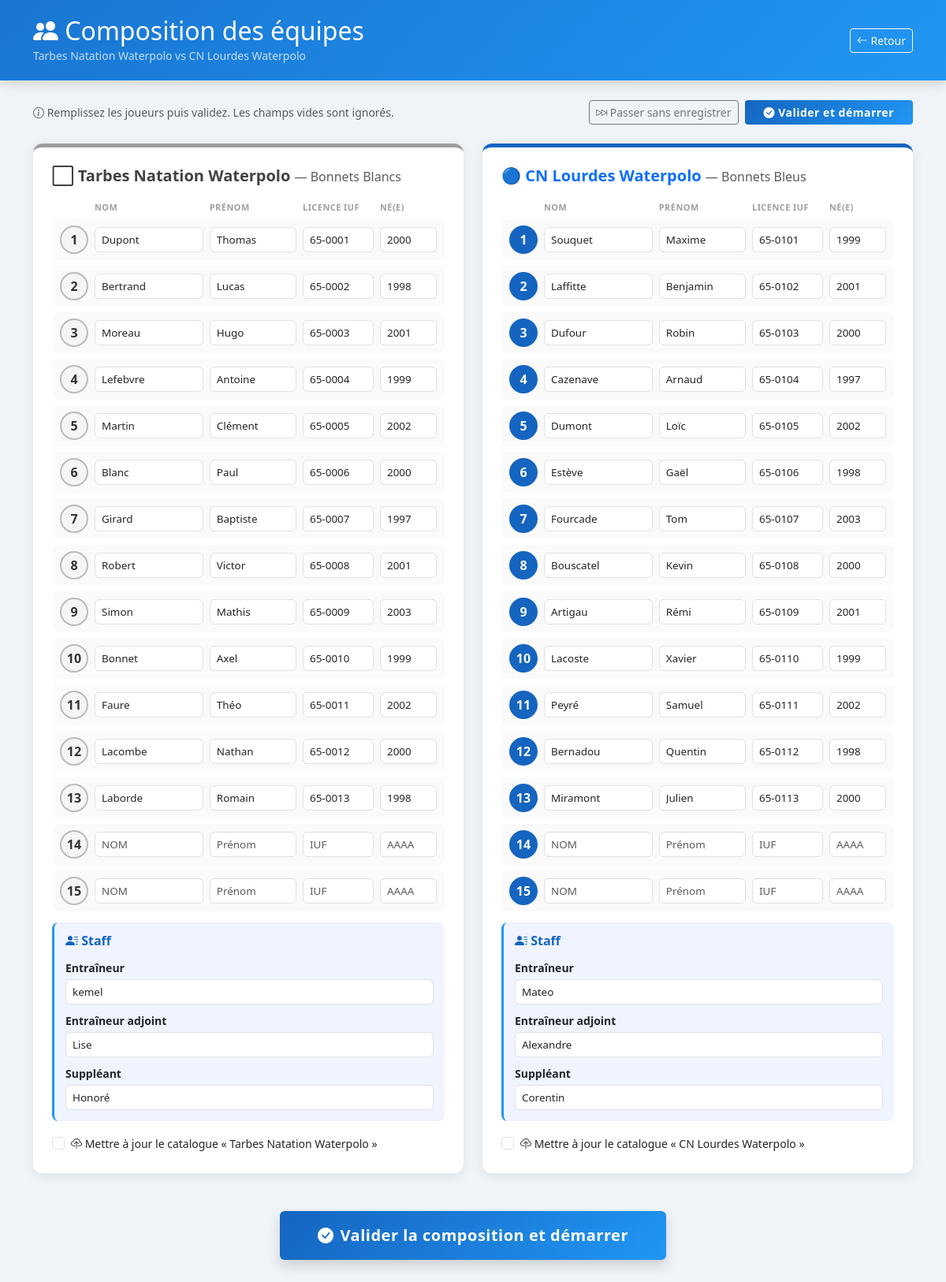
The app's page /match/37/compo/ with its own data.
### gestion/models.py (models this page shows, shortened)
class Match(models.Model):
    date_match = models.DateTimeField(auto_now_add=True)
    heure_debut = models.TimeField(null=True, blank=True,
                                   help_text="Heure de début du match (HH:MM)")
    lieu = models.CharField(max_length=100, default="Piscine")
    competition = models.CharField(max_length=200, blank=True,
                                   help_text="Intitulé de la compétition (ex: Championnat de France N3)")
    nom_equipe_domicile = models.CharField(max_length=100)
    equipe_domicile_origine = models.ForeignKey(
        Equipe, on_delete=models.SET_NULL, null=True, blank=True,
        related_name='matchs_dom')
    couleur_bonnet_dom = models.CharField(max_length=20, default='BLANC')
    nom_equipe_exterieur = models.CharField(max_length=100)
    equipe_exterieur_origine = models.ForeignKey(
        Equipe, on_delete=models.SET_NULL, null=True, blank=True,
        related_name='matchs_ext')
    couleur_bonnet_ext = models.CharField(max_length=20, default='BLEU')
    entraineur_dom = models.CharField(max_length=100, blank=True)
    entraineur_adj_dom = models.CharField(max_length=100, blank=True)
    suppleant_dom = models.CharField(max_length=100, blank=True)
    entraineur_ext = models.CharField(max_length=100, blank=True)
    entraineur_adj_ext = models.CharField(max_length=100, blank=True)
    suppleant_ext = models.CharField(max_length=100, blank=True)
    arbitre1_nom = models.CharField(max_length=100, blank=True)
    arbitre1_iuf = models.CharField(max_length=50, blank=True)
    arbitre2_nom = models.CharField(max_length=100, blank=True)
    arbitre2_iuf = models.CharField(max_length=50, blank=True)
    secretaire_nom = models.CharField(max_length=100, blank=True)
    secretaire_iuf = models.CharField(max_length=50, blank=True)
    chrono_nom = models.CharField(max_length=100, blank=True)
    chrono_iuf = models.CharField(max_length=50, blank=True)
    juge_but1_nom = models.CharField(max_length=100, blank=True)
    juge_but1_iuf = models.CharField(max_length=50, blank=True)
    juge_but2_nom = models.CharField(max_length=100, blank=True)
    juge_but2_iuf = models.CharField(max_length=50, blank=True)
    delegue_ffn_nom = models.CharField(max_length=100, blank=True)
    delegue_ffn_iuf = models.CharField(max_length=50, blank=True)
    delegue_dom_nom = models.CharField(max_length=100, blank=True)
    delegue_ext_nom = models.CharField(max_length=100, blank=True)
    duree_periode = models.IntegerField(default=8,
                                        help_text="Durée d'une période en minutes")
    nb_periodes = models.IntegerField(default=4,
                                      help_text="Nombre de périodes")
    temps_possession = models.IntegerField(default=30,
                                           help_text="Temps d'attaque en secondes")
    duree_exclusion = models.IntegerField(default=20,
                                          help_text="Durée d'exclusion temporaire en secondes")
    nb_temps_morts = models.IntegerField(default=2,
                                         help_text="Nombre de temps morts par équipe")
    max_fautes_perso = models.IntegerField(default=3,
                                           help_text="Nombre de fautes avant exclusion définitive")
    nb_remplacants = models.IntegerField(default=6,
                                         help_text="Nombre de remplaçants max")
    score_domicile = models.IntegerField(default=0)
    score_exterieur = models.IntegerField(default=0)
    periode_actuelle = models.IntegerField(default=1)
    compo_validee = models.BooleanField(default=False)
    chrono_en_cours = models.BooleanField(default=False)
    temps_restant = models.IntegerField(default=480)  # secondes
    dernier_top_chrono = models.DateTimeField(null=True, blank=True)

class Joueur(models.Model):
    equipe = models.ForeignKey(Equipe, on_delete=models.CASCADE, related_name='effectif')
    nom = models.CharField(max_length=50)
    prenom = models.CharField(max_length=50)
    numero_habituel = models.IntegerField(default=0)
    numero_licence = models.CharField(max_length=50, blank=True)
    annee_naissance = models.IntegerField(null=True, blank=True)

class Equipe(models.Model):
    nom = models.CharField(max_length=100)
    entraineur = models.CharField(max_length=100, blank=True)

### gestion/views.py (the view, shortened to what this page needs)
# urls.py: path('match/<int:match_id>/compo/',      views.compo_equipe,      name='compo_equipe'),
def compo_equipe(request, match_id):
    match = get_object_or_404(Match, id=match_id)
    return render(request, 'gestion/compo_equipe.html', {
        'match': match,
        'slots_dom': _build_slots(match.equipe_domicile_origine),
        'slots_ext': _build_slots(match.equipe_exterieur_origine),
    })

### gestion/templates/gestion/compo_equipe.html (shortened to what this page needs)
<!DOCTYPE html>
<html lang="fr">
<head>
    <link href="https://cdn.jsdelivr.net/npm/bootstrap@5.3.0/dist/css/bootstrap.min.css" rel="stylesheet">
    <link rel="stylesheet" href="https://cdn.jsdelivr.net/npm/bootstrap-icons@1.11.0/font/bootstrap-icons.css">
</head>
<body>
<div class="main-header">
    <div class="container">
        <div class="d-flex justify-content-between align-items-center">
            <div>
                <h2 class="mb-0"><i class="bi bi-people-fill"></i> Composition des équipes</h2>
                <small class="opacity-75">{{ match.nom_equipe_domicile }} vs {{ match.nom_equipe_exterieur }}</small>
            </div>
            <a href="{% url 'accueil' %}" class="btn btn-outline-light btn-sm">
                <i class="bi bi-arrow-left"></i> Retour
            </a>
        </div>
    </div>
</div>
<div class="container pb-5">
    <form method="post">
        <div class="d-flex justify-content-between align-items-center mb-4">
            <small class="text-muted">
                <i class="bi bi-info-circle"></i>
                Remplissez les joueurs puis validez. Les champs vides sont ignorés.
            </small>
            <div class="d-flex gap-2">
                <a href="{% url 'dashboard_arbitre' match.id %}" class="btn btn-outline-secondary btn-sm">
                    <i class="bi bi-skip-forward"></i> Passer sans enregistrer
                </a>
                <button type="submit" class="btn btn-validate text-white btn-sm px-4">
                    <i class="bi bi-check-circle-fill"></i> Valider et démarrer
                </button>
            </div>
        </div>
        <div class="row g-4">
            <div class="col-lg-6">
                <div class="team-card card dom">
                    <div class="card-body p-4">
                        <h5 class="mb-3 fw-bold" style="color:#424242;">
                            ⬜ {{ match.nom_equipe_domicile }}
                            <small class="text-muted fw-normal fs-6">— Bonnets Blancs</small>
                        </h5>
                        <div class="col-header">
                            <div style="width:36px;"></div>
                            <div class="col-nom">Nom</div>
                            <div class="col-prenom">Prénom</div>
                            <div class="col-licence">Licence IUF</div>
                            <div class="col-naissance">Né(e)</div>
                        </div>
                        {% for slot in slots_dom %}
                        <div class="player-row">
                            <div class="bonnet-badge bonnet-dom">{{ slot.bonnet }}</div>
                            <div class="col-nom">
                                <input type="text" name="nom_dom_{{ slot.bonnet }}"
                                       value="{{ slot.nom }}"
                                       class="form-control input-sm" placeholder="NOM">
                            </div>
                            <div class="col-prenom">
                                <input type="text" name="prenom_dom_{{ slot.bonnet }}"
                                       value="{{ slot.prenom }}"
                                       class="form-control input-sm" placeholder="Prénom">
                            </div>
                            <div class="col-licence">
                                <input type="text" name="licence_dom_{{ slot.bonnet }}"
                                       value="{{ slot.numero_licence }}"
                                       class="form-control input-sm" placeholder="IUF">
                            </div>
                            <div class="col-naissance">
                                <input type="number" name="naissance_dom_{{ slot.bonnet }}"
                                       value="{{ slot.annee_naissance }}"
                                       class="form-control input-sm" placeholder="AAAA"
                                       min="1960" max="2015">
                            </div>
                        </div>
                        {% endfor %}
                        <div class="staff-section">
                            <h6><i class="bi bi-person-lines-fill"></i> Staff</h6>
                            <div class="mb-2">
                                <label class="form-label small fw-semibold mb-1">Entraîneur</label>
                                <input type="text" name="entraineur_dom"
                                       value="{{ match.entraineur_dom }}"
                                       class="form-control input-sm" placeholder="Nom Prénom">
                            </div>
                            <div class="mb-2">
                                <label class="form-label small fw-semibold mb-1">Entraîneur adjoint</label>
                                <input type="text" name="entraineur_adj_dom"
                                       value="{{ match.entraineur_adj_dom }}"
                                       class="form-control input-sm" placeholder="Nom Prénom">
                            </div>
                            <div>
                                <label class="form-label small fw-semibold mb-1">Suppléant</label>
                                <input type="text" name="suppleant_dom"
                                       value="{{ match.suppleant_dom }}"
                                       class="form-control input-sm" placeholder="Nom Prénom">
                            </div>
                        </div>
                        {% if match.equipe_domicile_origine %}
                        <div class="form-check mt-3">
                            <input class="form-check-input" type="checkbox"
                                   name="update_master_dom" id="chk_dom" value="on">
                            <label class="form-check-label small" for="chk_dom">
                                <i class="bi bi-cloud-upload"></i>
                                Mettre à jour le catalogue «&nbsp;{{ match.equipe_domicile_origine.nom }}&nbsp;»
                            </label>
                        </div>
                        {% endif %}
                    </div>
                </div>
            </div>
            <div class="col-lg-6">
                <div class="team-card card ext">
                    <div class="card-body p-4">
                        <h5 class="mb-3 fw-bold text-primary">
                            🔵 {{ match.nom_equipe_exterieur }}
                            <small class="text-muted fw-normal fs-6">— Bonnets Bleus</small>
                        </h5>
                        <div class="col-header">
                            <div style="width:36px;"></div>
                            <div class="col-nom">Nom</div>
                            <div class="col-prenom">Prénom</div>
                            <div class="col-licence">Licence IUF</div>
                            <div class="col-naissance">Né(e)</div>
                        </div>
                        {% for slot in slots_ext %}
                        <div class="player-row">
                            <div class="bonnet-badge bonnet-ext">{{ slot.bonnet }}</div>
                            <div class="col-nom">
                                <input type="text" name="nom_ext_{{ slot.bonnet }}"
                                       value="{{ slot.nom }}"
                                       class="form-control input-sm" placeholder="NOM">
                            </div>
                            <div class="col-prenom">
                                <input type="text" name="prenom_ext_{{ slot.bonnet }}"
                                       value="{{ slot.prenom }}"
                                       class="form-control input-sm" placeholder="Prénom">
                            </div>
                            <div class="col-licence">
                                <input type="text" name="licence_ext_{{ slot.bonnet }}"
                                       value="{{ slot.numero_licence }}"
                                       class="form-control input-sm" placeholder="IUF">
                            </div>
                            <div class="col-naissance">
                                <input type="number" name="naissance_ext_{{ slot.bonnet }}"
                                       value="{{ slot.annee_naissance }}"
                                       class="form-control input-sm" placeholder="AAAA"
                                       min="1960" max="2015">
                            </div>
                        </div>
                        {% endfor %}
                        <div class="staff-section">
                            <h6><i class="bi bi-person-lines-fill"></i> Staff</h6>
                            <div class="mb-2">
                                <label class="form-label small fw-semibold mb-1">Entraîneur</label>
                                <input type="text" name="entraineur_ext"
                                       value="{{ match.entraineur_ext }}"
                                       class="form-control input-sm" placeholder="Nom Prénom">
                            </div>
                            <div class="mb-2">
                                <label class="form-label small fw-semibold mb-1">Entraîneur adjoint</label>
                                <input type="text" name="entraineur_adj_ext"
                                       value="{{ match.entraineur_adj_ext }}"
                                       class="form-control input-sm" placeholder="Nom Prénom">
                            </div>
                            <div>
                                <label class="form-label small fw-semibold mb-1">Suppléant</label>
                                <input type="text" name="suppleant_ext"
                                       value="{{ match.suppleant_ext }}"
                                       class="form-control input-sm" placeholder="Nom Prénom">
                            </div>
                        </div>
                        {% if match.equipe_exterieur_origine %}
                        <div class="form-check mt-3">
                            <input class="form-check-input" type="checkbox"
                                   name="update_master_ext" id="chk_ext" value="on">
                            <label class="form-check-label small" for="chk_ext">
                                <i class="bi bi-cloud-upload"></i>
                                Mettre à jour le catalogue «&nbsp;{{ match.equipe_exterieur_origine.nom }}&nbsp;»
                            </label>
                        </div>
                        {% endif %}
                    </div>
                </div>
            </div>
        </div>
        <div class="d-flex justify-content-center mt-5">
            <button type="submit" class="btn btn-validate text-white px-5 py-3 fs-5 shadow">
                <i class="bi bi-check-circle-fill me-2"></i>Valider la composition et démarrer
            </button>
        </div>
    </form>
</div>
</body>
</html>

### records on screen
Match: nom_equipe_domicile "Tarbes Natation Waterpolo", nom_equipe_exterieur "CN Lourdes Waterpolo", entraineur_dom "kemel", entraineur_adj_dom "Lise", suppleant_dom "Honoré", equipe_domicile_origine.nom "Tarbes Natation Waterpolo", entraineur_ext "Mateo", entraineur_adj_ext "Alexandre", suppleant_ext "Corentin", equipe_exterieur_origine.nom "CN Lourdes Waterpolo"
Joueur: nom "Dupont", prenom "Thomas", numero_licence "65-0001"
Joueur: nom "Bertrand", prenom "Lucas", numero_licence "65-0002"
Joueur: nom "Moreau", prenom "Hugo", numero_licence "65-0003"
Joueur: nom "Lefebvre", prenom "Antoine", numero_licence "65-0004"
Joueur: nom "Martin", prenom "Clément", numero_licence "65-0005"
Joueur: nom "Blanc", prenom "Paul", numero_licence "65-0006"
Joueur: nom "Girard", prenom "Baptiste", numero_licence "65-0007"
Joueur: nom "Robert", prenom "Victor", numero_licence "65-0008"
Joueur: nom "Simon", prenom "Mathis", numero_licence "65-0009"
Joueur: nom "Bonnet", prenom "Axel", numero_licence "65-0010"
Joueur: nom "Faure", prenom "Théo", numero_licence "65-0011"
Joueur: nom "Lacombe", prenom "Nathan", numero_licence "65-0012"
Joueur: nom "Laborde", prenom "Romain", numero_licence "65-0013"
Joueur: nom "Souquet", prenom "Maxime", numero_licence "65-0101"
Joueur: nom "Laffitte", prenom "Benjamin", numero_licence "65-0102"
Joueur: nom "Dufour", prenom "Robin", numero_licence "65-0103"
Joueur: nom "Cazenave", prenom "Arnaud", numero_licence "65-0104"
Joueur: nom "Dumont", prenom "Loïc", numero_licence "65-0105"
Joueur: nom "Estève", prenom "Gaël", numero_licence "65-0106"
Joueur: nom "Fourcade", prenom "Tom", numero_licence "65-0107"
Joueur: nom "Bouscatel", prenom "Kevin", numero_licence "65-0108"
Joueur: nom "Artigau", prenom "Rémi", numero_licence "65-0109"
Joueur: nom "Lacoste", prenom "Xavier", numero_licence "65-0110"
Joueur: nom "Peyré", prenom "Samuel", numero_licence "65-0111"
Joueur: nom "Bernadou", prenom "Quentin", numero_licence "65-0112"
Joueur: nom "Miramont", prenom "Julien", numero_licence "65-0113"

### other values on screen
{{ slot.bonnet }} "1" "2" "3" "4" "5" "6" "7" "8" "9" "10" "11" "12" "13" "14" "15"
